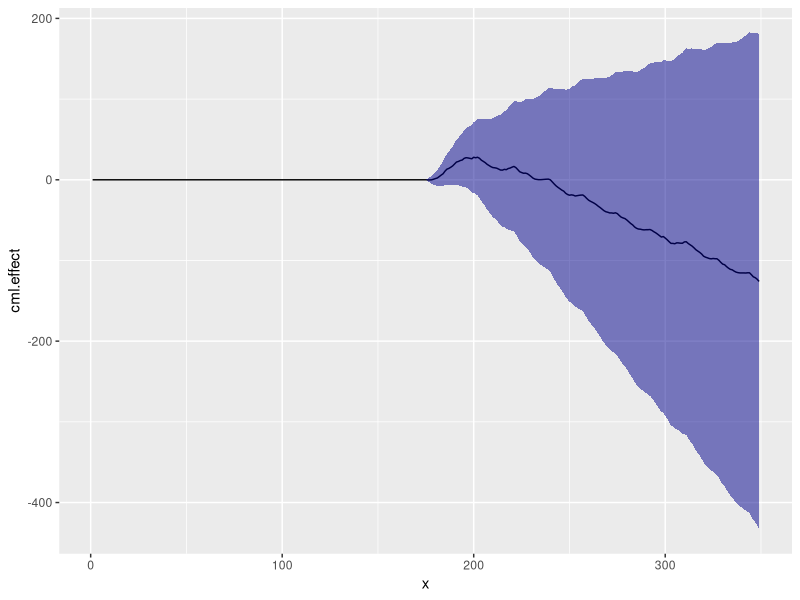

Recreate this plot in R. (Note: this script raises an error after producing the figure.)
## ---- chunk 1
knitr::opts_chunk$set(echo = TRUE)

library(dplyr)
library(tseries)
library(forecast)
library(ggplot2)
library(tidyr)
## ---- chunk 2
ideal_control <- read.csv("../data/scijournal_spin-hop_ideal-control.csv")
ideal_control <- ideal_control %>%
  mutate(relative_time = relative_time/1000) %>%
  filter(relative_time <= 20)

ideal_event <- read.csv("../data/scijournal_spin-hop_ideal-change.csv")
ideal_event <- ideal_event %>%
  mutate(relative_time = relative_time/1000) %>%
  filter(relative_time <= 20)

nohop <- read.csv("../data/scijournal_change_radius.csv")
nohop <- nohop %>%
  mutate(relative_time = relative_time/1000) %>%
  filter(relative_time <= 20)
## ---- chunk 3
ideal_control_1 <- ideal_control %>%
  mutate(x = round(relative_time, 1),
         y = abs(relative_time - x))

ideal_control_1 <- ideal_control_1 %>%
  group_by(x) %>%
  summarise(y = min(y)) %>%
  left_join(ideal_control_1)

ideal_event_1 <- ideal_event %>%
  mutate(x = round(relative_time, 1),
         y = abs(relative_time - x))

ideal_event_1 <- ideal_event_1 %>%
  group_by(x) %>%
  summarise(y = min(y)) %>%
  left_join(ideal_event_1)

ideal_set <- ideal_control_1 %>%
  mutate(lincont = LinearAccelerometerSensor) %>%
  dplyr::select(x, lincont) %>%
  left_join(ideal_event_1) %>%
  dplyr::select(x, LinearAccelerometerSensor, lincont)

period <- ideal_set$x <= 10.5
table(period)
pre.period.ideal <- c(1, 95)
post.period.ideal <- c(96, 96+108)


nohop <- nohop %>%
  mutate(modfeed = ifelse(relative_time > 10, NA, LinearAccelerometerSensor))
nohop.modfeed <- nohop$modfeed

nohop.pre <- c(1,175)
nohop.post <- c(176,349)
## ---- chunk 4
pull.arima.model <- function(arima.input, obs.val, cov.ser = NULL, cov.test = NULL){
  
  # Get the modeling info, including and excluding covariate.
  if(!is.null(cov.ser)){
    fit.arima <- auto.arima(arima.input, xreg = cov.ser)
    ts.forecasts<-forecast(fit.arima, h=length(obs.val), xreg = cov.test)
  } else{
    fit.arima <- auto.arima(arima.input)
    ts.forecasts<-forecast(fit.arima, h=length(obs.val))
  }
  
  low.confit <- ts.forecasts$lower[,2]
  upper.confint <- ts.forecasts$upper[,2]
  pred.val <- ts.forecasts$mean
  
  # Replicate CI plot, including and excluding covariate.
  init.obs <- as.data.frame(cbind(t.ser = arima.input, obs.pred = "obs.val"), stringsAsFactors = F) %>%
    mutate(x = row_number(),
           t.ser = as.numeric(t.ser))

  if(!is.null(cov.ser)){
  control.ser <- as.data.frame(cbind(t.ser = c(cov.ser, cov.test),
                                     obs.pred = "control"), stringsAsFactors = F) %>%
    mutate(x = row_number(),
           t.ser = as.numeric(t.ser))
  
  plot.res <- as.data.frame(cbind(low.confit, upper.confint, pred.val, obs.val)) %>%
    mutate(x = row_number() + length(arima.input)) %>%
    gather(pred.val, obs.val, key = "obs.pred", value = "t.ser") %>%
    bind_rows(init.obs) %>%
    bind_rows(control.ser) %>%
    arrange(x)
  
  hold.confint <- as.data.frame(cbind(low.confit, upper.confint)) %>%
    mutate(x = row_number() + length(arima.input)) %>%
    arrange(x)
  
  plot.im <- plot.res %>%
    ggplot(aes(x=x, y=t.ser))+
    geom_path(aes(color = obs.pred)) +
    geom_ribbon(data = hold.confint, inherit.aes = F,
                aes(ymin = low.confit, ymax = upper.confint, alpha = .2, x = x), 
                fill = "lightblue", show.legend = F) +
    scale_color_manual(breaks = c("control", 'obs.val', 'pred.val'), labels = c("Control", "Observed", "Predicted"),
                       values = c("grey30", "firebrick", "darkblue"), name ="Series") +
    labs(title = "", x="", y = "") +
    theme_bw() 
  } else{
  
  plot.res <- as.data.frame(cbind(low.confit, upper.confint, pred.val, obs.val)) %>%
    mutate(x = row_number() + length(arima.input)) %>%
    gather(pred.val, obs.val, key = "obs.pred", value = "t.ser") %>%
    bind_rows(init.obs) %>%
    arrange(x)
  
  plot.im <- plot.res %>%
    ggplot(aes(x=x, y=t.ser))+
    geom_path(aes(color = obs.pred)) +
    geom_ribbon(aes(ymin = low.confit, ymax = upper.confint, alpha = .2), fill = "lightblue", show.legend = F) +
    scale_color_manual(breaks = c('obs.val', 'pred.val'), labels = c("Observed", "Predicted"),
                       values = c("firebrick", "darkblue"), name ="Series") +
    labs(title = "", x="", y = "") +
    theme_bw() 
  }
  
  # Save info on cumulative effect
  
  cml.pre <- cumsum(arima.input)
  end.pre <- dplyr::last(cml.pre)
  
  cml.up <- c(cml.pre, cumsum(upper.confint) + end.pre)
  cml.down <- c(cml.pre, cumsum(low.confit) + end.pre)
  cml.pred <- c(cml.pre, cumsum(pred.val) + end.pre)
  cml.obs <- c(cml.pre, cumsum(obs.val) + end.pre)
  
  cml.df <- as.data.frame(cbind(cml.up, cml.down, cml.pred, cml.obs)) %>%
    mutate(cml.effect = cml.obs - cml.pred,
           cml.effect.lower = cml.obs - cml.up,
           cml.effect.upper = cml.obs - cml.down,
           x = row_number())
  
  cml.plot <- cml.df %>%
    ggplot(aes(x = x, y = cml.effect)) +
    geom_path() +
    geom_ribbon(aes(ymin = cml.effect.lower, ymax = cml.effect.upper), fill = "darkblue", alpha = 0.5) 
  
  outlist <- list(plot.res, plot.im, cml.df, cml.plot)
  names(outlist) <- c("CI.plotinput", "CI.plot", "cml.df", "cml.plot")
  return(outlist)
  
}
## ---- chunk 5

noiseless.arima <- pull.arima.model(nohop$LinearAccelerometerSensor[1:175], nohop$LinearAccelerometerSensor[176:349])

noiseless.arima$CI.plot +
  ggsave("../figures/ARIMA_no-noise.pdf")

noiseless.arima$cml.plot  +
  ggsave("../figures/cmlint_no-noise.pdf")
## ---- chunk 6
addnoise.arima <- pull.arima.model(ideal_set$LinearAccelerometerSensor[1:95],
                                   ideal_set$LinearAccelerometerSensor[96:203])

addnoise.arima$CI.plot +
  ggsave("../figures/ARIMA_add-noise.pdf")

addnoise.arima$cml.plot +
  ggsave("../figures/cmlint_add-noise.pdf")
## ---- chunk 7
accountnoise.arima <- pull.arima.model(ideal_set$LinearAccelerometerSensor[1:95],
                                       ideal_set$LinearAccelerometerSensor[96:203],
                                       ideal_set$lincont[1:95],
                                       ideal_set$lincont[96:203])

accountnoise.arima$CI.plot +
  ggsave("../figures/ARIMA_account-noise.pdf")

accountnoise.arima$cml.plot +
  ggsave("../figures/cmlint_account-noise.pdf")
## ---- chunk 8
cml.ari.nn <- noiseless.arima$cml.df
cml.ari.an <- addnoise.arima$cml.df
cml.ari.ac <- accountnoise.arima$cml.df

cml.ci.nn <- read.csv("../data/CI-res_no-noise.csv", stringsAsFactors = F) %>%
  filter(metric == "cumulative") %>%
  rename("cml.effect" = "mean",
         "cml.effect.lower" = "lower",
         "cml.effect.upper" = "upper")
cml.ci.an <- read.csv("../data/CI-res_add-noise.csv", stringsAsFactors = F) %>%
  filter(metric == "cumulative") %>%
  rename("cml.effect" = "mean",
         "cml.effect.lower" = "lower",
         "cml.effect.upper" = "upper")
cml.ci.ac <- read.csv("../data/CI-res_account-noise.csv", stringsAsFactors = F) %>%
  filter(metric == "cumulative") %>%
  rename("cml.effect" = "mean",
         "cml.effect.lower" = "lower",
         "cml.effect.upper" = "upper")
## ---- chunk 9
percent_time_outside_zero <- function(cml.res, effect.scale){
  cml.tmp <- cml.res %>%
    filter(cml.effect != 0)
  indiv.effects <- c(cml.tmp$cml.effect[1], diff(cml.tmp$cml.effect))
  orig.cmlint.low <- cml.tmp$cml.effect-cml.tmp$cml.effect.upper
  orig.cmlint.high <- cml.tmp$cml.effect - cml.tmp$cml.effect.lower
  mean.effect <- mean(indiv.effects)
  scaled.effect <- indiv.effects - mean.effect + (effect.scale * mean.effect)
  scaled.effect.cml <- cumsum(scaled.effect)
  cml.scaled <- as.data.frame(cbind(orig.cmlint.low, orig.cmlint.high, scaled.effect.cml), stringsAsFactors = F) %>%
    mutate(scaled.lower = scaled.effect.cml - orig.cmlint.high,
           scaled.upper = scaled.effect.cml - orig.cmlint.low) %>%
    mutate(out0 = !(scaled.lower <= 0 & scaled.upper >= 0), 
           x = row_number())
  
  percent.sig <- mean(cml.scaled$out0)
  return(percent.sig)
  
}


# Trying to get a good idea of how much we'd need to scale up/down the effects for the sigmoid plot to make sense
check_effect_scales <- function(cml.res){
  dist.to.0 <- dplyr::last(cml.res$cml.effect.upper)/(dplyr::last(cml.res$cml.effect.upper) - dplyr::last(cml.res$cml.effect))
  
  # dist.to.sig <- (dplyr::last(cml.res$cml.effect.upper) - dplyr::last(cml.res$cml.effect))/
  #   dplyr::last(cml.res$cml.effect)
  
  return(dist.to.0)
}

## ---- chunk 10
# all.modelling.res <- list(cml.ari.nn, cml.ari.an, cml.ari.ac,
#                           cml.ci.nn, cml.ci.an, cml.ci.ac)
# names(all.modelling.res) <- c("ARIMA.NoNoise", "ARIMA.AddNoise", "ARIMA.AddControl",
#                               "CI.NoNoise", "CI.AddNoise", "CI.AddControl")
# 
# lapply(all.modelling.res, function(x) check_effect_scales(x))
## ---- chunk 11
scaleccheck <- c(seq(0,2,0.1), seq(3,10,.5))

check.effect.scales <- lapply(all.modelling.res, function(x) lapply(scaleccheck, function(y) percent_time_outside_zero(x,y)))


make.effect.df <- lapply(check.effect.scales, function(x) unlist(x)) %>%
  bind_cols() %>%
  mutate(scale = scaleccheck) %>%
  gather(-scale, key = "Model", value = "percent.out0")
## ---- chunk 12
make.effect.df %>%
  ggplot(aes(x = scale, y = percent.out0, color = Model)) +
  stat_smooth(method = "loess") +
  geom_vline(xintercept = 1, lty = 2) +
  labs(x = "Effect multiplier", y = "% 0 outside confidence interval") +
  ggsave("../figures/check-algorithm-sensitivity.pdf")
